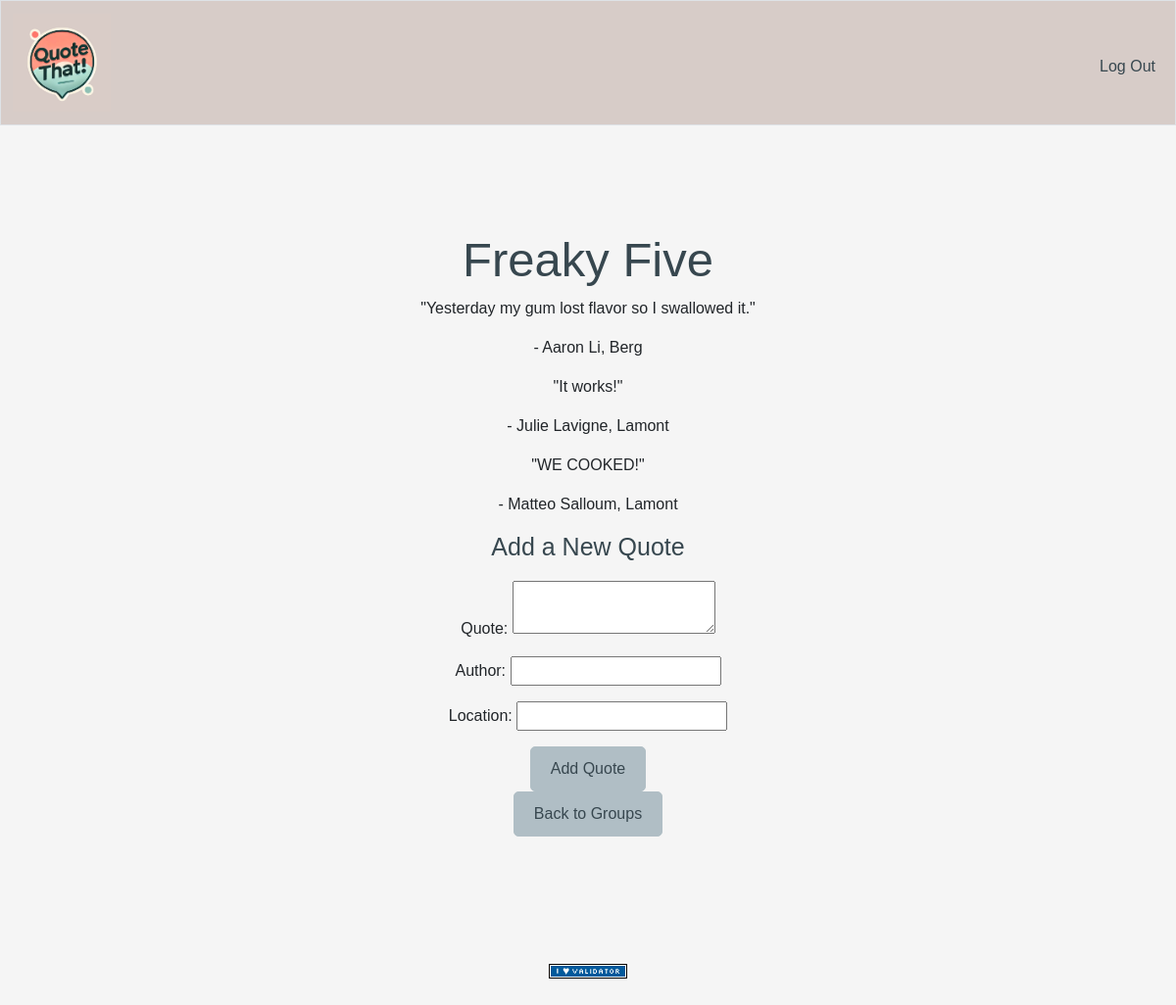
Screenshot of /group/1 (signed in) with the database file from the repository.
### tables this page shows
CREATE TABLE 'groups' ('id' INTEGER PRIMARY KEY NOT NULL, 'name' TEXT NOT NULL, 'group_hash' TEXT NOT NULL);

CREATE TABLE 'quotes' ('id' INTEGER PRIMARY KEY NOT NULL, 'quote_text' TEXT NOT NULL, 'quote_author' INTEGER NOT NULL, 'media' TEXT DEFAULT NULL, 'group_id' INTEGER NOT NULL, 'people_present' TEXT DEFAULT NULL, 'location' TEXT DEFAULT NULL, 'likes' INTEGER NOT NULL DEFAULT 0 , 'time' DATETIME DEFAULT CURRENT_TIMESTAMP);

### app.py (the view)
@app.route("/group/<int:group_id>")
@login_required
def group_page(group_id):
    group_details = quote_db.execute("SELECT name,id FROM groups WHERE id = ?", group_id)[0]  # Assuming each group_id is unique and fetches one row
    quotes = quote_db.execute("SELECT quote_text, quote_author, location FROM quotes WHERE group_id = ?", group_id)
    return render_template("group.html", group=group_details, quotes = quotes)

### app.py (called while the page is built)
@app.after_request
def after_request(response):
    response.headers["Cache-Control"] = "no-cache, no-store, must-revalidate"
    response.headers["Expires"] = 0
    response.headers["Pragma"] = "no-cache"
    return response

### helpers.py (called while the page is built)
def login_required(f):
    @wraps(f)
    def decorated_function(*args, **kwargs):
        print("Login check for route:", f.__name__)
        print(session.get("user_id"))
        if session.get("user_id") is None:
            print("redirecting into login page")
            return redirect("/login")
        return f(*args, **kwargs)
    return decorated_function

### templates/group.html (shortened to what this page needs)
{% extends "layout.html" %}
{% block main %}
    <div class="container">
        <h1>{{ group['name'] }}</h1>
        <div class="quote-grid">
            {% if quotes %}
                {% for quote in quotes %}
                    <div class="quote-card">
                        <blockquote>
                            <p>"{{ quote['quote_text'] }}"</p>
                            <footer>- {{ quote['quote_author'] }}{% if quote['location'] %}, {{ quote['location'] }}{% endif %}</footer>
                        </blockquote>
                    </div>
                {% endfor %}
            {% else %}
                <p>No quotes in this group yet.</p>
            {% endif %}
        </div>
        <div class="add-quote-form">
            <h2>Add a New Quote</h2>
            <form action="{{ url_for('add_quote', group_id=group.id) }}" method="POST">
                <div class="mb-3">
                    <label for="quote">Quote:</label>
                    <textarea id="quote" name="quote" required></textarea>
                </div>
                <div class="mb-3">
                    <label for="author">Author:</label>
                    <input type="text" id="author" name="author" required>
                </div>
                <div class="mb-3">
                    <label for="location">Location:</label>
                    <input type="text" id="location" name="location">
                </div>
                <div>
                    <button type="submit" class="btn btn-primary">Add Quote</button>
                </div>
                <div>
                    <a href="{{ url_for('index') }}" class="btn btn-primary">Back to Groups</a>
                </div>
            </form>
        </div>
    </div>
{% endblock %}

### templates/layout.html (shortened to what this page needs)
<!DOCTYPE html>
<html lang="en">
    <head>
        <link href="https://cdn.jsdelivr.net/npm/bootstrap@5.3.3/dist/css/bootstrap.min.css" rel="stylesheet">
        <link href="/static/styles.css" rel="stylesheet">
    </head>
    <body>
        <nav class="bg-custom border navbar navbar-expand-md navbar-light">
            <div class="container-fluid">
                <a class="navbar-brand" href="/"><img class="logo" src="static/logo.png" alt="Quote That! Logo"></a>
                <div class="collapse navbar-collapse" id="navbar">
                    {% if session["user_id"] %}
                        <ul class="navbar-nav ms-auto mt-2">
                            <li class="nav-item"><a class="nav-link" href="/logout">Log Out</a></li>
                        </ul>
                    {% endif %}
                </div>
            </div>
        </nav>
        <main class="container py-5 text-center">
            {% block main %}{% endblock %}
        </main>
        <footer class="mb-5">
            <form action="https://validator.w3.org/check" class="text-center" enctype="multipart/form-data" method="post" target="_blank">
                <input alt="Validate" src="/static/I_heart_validator.png" type="image">
            </form>
        </footer>
    </body>
</html>

### static/styles.css (style rules this page uses)
.logo { width: 100px; height: auto; display: block; }
.bg-custom { background-color: #D7CCC8 }
.navbar { width: 100%; }
.nav-link { color: #37474f; }
body { background: #F5F5F5; font-family: 'Poppins', sans-serif; }
body { font-family: Arial, sans-serif; margin: 0; padding: 0; display: flex; flex-direction: column; align-items: center; }
h1 { font-size: 49px; color: #37474f; text-align: center; font-family: 'Poppins', sans-serif; }
h2 { font-size: 25px; color: #37474f; text-align: center; margin-bottom: 20px; }
.container { max-width: 800px; margin: 20px auto; padding: 20px; text-align: center; }
.btn-primary { background-color: #b0bec5; border-color: #b0bec5; font-size: 16px; padding: 10px 20px; border-radius: 5px; color: #37474f; transition: background-color 0.3s ease, box-shadow 0.3s ease; }
.text-center { margin-top: 20px; }
.mb-3 { margin-bottom: 20px; }

### rows the page displays
groups: name "Freaky Five"
quotes: quote_text "Yesterday my gum lost flavor so I swallowed it.", quote_author "Aaron Li", location "Berg"
quotes: quote_text "It works!", quote_author "Julie Lavigne", location "Lamont"
quotes: quote_text "WE COOKED!", quote_author "Matteo Salloum", location "Lamont"
